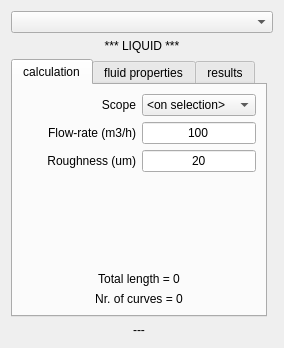
<?xml version="1.0" encoding="UTF-8"?>
<ui version="4.0">
 <class>Dialog</class>
 <widget class="QDialog" name="Dialog">
  <property name="geometry">
   <rect>
    <x>0</x>
    <y>0</y>
    <width>284</width>
    <height>348</height>
   </rect>
  </property>
  <property name="windowTitle">
   <string>Dp calculator</string>
  </property>
  <layout class="QGridLayout" name="gridLayout_4">
   <item row="3" column="0">
    <widget class="QTabWidget" name="tabWidget">
     <property name="sizePolicy">
      <sizepolicy hsizetype="Expanding" vsizetype="Expanding">
       <horstretch>0</horstretch>
       <verstretch>0</verstretch>
      </sizepolicy>
     </property>
     <property name="currentIndex">
      <number>0</number>
     </property>
     <widget class="QWidget" name="tabCalc">
      <attribute name="title">
       <string>calculation</string>
      </attribute>
      <layout class="QGridLayout" name="gridLayout">
       <item row="12" column="0" colspan="2">
        <widget class="QLabel" name="labCurves">
         <property name="text">
          <string>Nr. of curves = 0</string>
         </property>
         <property name="alignment">
          <set>Qt::AlignCenter</set>
         </property>
        </widget>
       </item>
       <item row="7" column="1">
        <widget class="QLineEdit" name="editFlow">
         <property name="sizePolicy">
          <sizepolicy hsizetype="Expanding" vsizetype="Fixed">
           <horstretch>0</horstretch>
           <verstretch>0</verstretch>
          </sizepolicy>
         </property>
         <property name="minimumSize">
          <size>
           <width>0</width>
           <height>0</height>
          </size>
         </property>
         <property name="text">
          <string>100</string>
         </property>
         <property name="alignment">
          <set>Qt::AlignCenter</set>
         </property>
        </widget>
       </item>
       <item row="8" column="0">
        <widget class="QLabel" name="label_2">
         <property name="sizePolicy">
          <sizepolicy hsizetype="MinimumExpanding" vsizetype="Preferred">
           <horstretch>0</horstretch>
           <verstretch>0</verstretch>
          </sizepolicy>
         </property>
         <property name="text">
          <string>Roughness (um)</string>
         </property>
         <property name="alignment">
          <set>Qt::AlignRight|Qt::AlignTrailing|Qt::AlignVCenter</set>
         </property>
        </widget>
       </item>
       <item row="8" column="1">
        <widget class="QLineEdit" name="editRough">
         <property name="sizePolicy">
          <sizepolicy hsizetype="Expanding" vsizetype="Fixed">
           <horstretch>0</horstretch>
           <verstretch>0</verstretch>
          </sizepolicy>
         </property>
         <property name="minimumSize">
          <size>
           <width>0</width>
           <height>0</height>
          </size>
         </property>
         <property name="text">
          <string>20</string>
         </property>
         <property name="alignment">
          <set>Qt::AlignCenter</set>
         </property>
        </widget>
       </item>
       <item row="7" column="0">
        <widget class="QLabel" name="labQ">
         <property name="sizePolicy">
          <sizepolicy hsizetype="MinimumExpanding" vsizetype="Preferred">
           <horstretch>0</horstretch>
           <verstretch>0</verstretch>
          </sizepolicy>
         </property>
         <property name="text">
          <string>Flow-rate (m3/h)</string>
         </property>
         <property name="alignment">
          <set>Qt::AlignRight|Qt::AlignTrailing|Qt::AlignVCenter</set>
         </property>
        </widget>
       </item>
       <item row="11" column="0" colspan="2">
        <widget class="QLabel" name="labLength">
         <property name="text">
          <string>Total length = 0</string>
         </property>
         <property name="alignment">
          <set>Qt::AlignCenter</set>
         </property>
        </widget>
       </item>
       <item row="3" column="0">
        <widget class="QLabel" name="label_3">
         <property name="sizePolicy">
          <sizepolicy hsizetype="MinimumExpanding" vsizetype="Preferred">
           <horstretch>0</horstretch>
           <verstretch>0</verstretch>
          </sizepolicy>
         </property>
         <property name="text">
          <string>Scope</string>
         </property>
         <property name="alignment">
          <set>Qt::AlignRight|Qt::AlignTrailing|Qt::AlignVCenter</set>
         </property>
        </widget>
       </item>
       <item row="3" column="1">
        <widget class="QComboBox" name="comboWhat">
         <property name="sizePolicy">
          <sizepolicy hsizetype="Expanding" vsizetype="Fixed">
           <horstretch>0</horstretch>
           <verstretch>0</verstretch>
          </sizepolicy>
         </property>
         <property name="minimumSize">
          <size>
           <width>0</width>
           <height>0</height>
          </size>
         </property>
         <item>
          <property name="text">
           <string>&lt;on selection&gt;</string>
          </property>
         </item>
        </widget>
       </item>
       <item row="10" column="0">
        <spacer name="verticalSpacer">
         <property name="orientation">
          <enum>Qt::Vertical</enum>
         </property>
         <property name="sizeHint" stdset="0">
          <size>
           <width>20</width>
           <height>40</height>
          </size>
         </property>
        </spacer>
       </item>
      </layout>
     </widget>
     <widget class="QWidget" name="tabFluid">
      <attribute name="title">
       <string>fluid properties</string>
      </attribute>
      <layout class="QGridLayout" name="gridLayout_2">
       <item row="4" column="0">
        <widget class="QLabel" name="label_8">
         <property name="sizePolicy">
          <sizepolicy hsizetype="Maximum" vsizetype="Preferred">
           <horstretch>0</horstretch>
           <verstretch>0</verstretch>
          </sizepolicy>
         </property>
         <property name="text">
          <string>Density (kg/m3)</string>
         </property>
        </widget>
       </item>
       <item row="6" column="0">
        <widget class="QRadioButton" name="radioLiquid">
         <property name="enabled">
          <bool>true</bool>
         </property>
         <property name="sizePolicy">
          <sizepolicy hsizetype="Maximum" vsizetype="Fixed">
           <horstretch>0</horstretch>
           <verstretch>0</verstretch>
          </sizepolicy>
         </property>
         <property name="text">
          <string>liquid</string>
         </property>
         <property name="checked">
          <bool>true</bool>
         </property>
        </widget>
       </item>
       <item row="1" column="0">
        <widget class="QLabel" name="label_6">
         <property name="sizePolicy">
          <sizepolicy hsizetype="MinimumExpanding" vsizetype="Preferred">
           <horstretch>0</horstretch>
           <verstretch>0</verstretch>
          </sizepolicy>
         </property>
         <property name="text">
          <string>T (°C)</string>
         </property>
         <property name="alignment">
          <set>Qt::AlignLeading|Qt::AlignLeft|Qt::AlignVCenter</set>
         </property>
        </widget>
       </item>
       <item row="5" column="0">
        <widget class="QLabel" name="label_9">
         <property name="sizePolicy">
          <sizepolicy hsizetype="Maximum" vsizetype="Preferred">
           <horstretch>0</horstretch>
           <verstretch>0</verstretch>
          </sizepolicy>
         </property>
         <property name="text">
          <string>Viscosity (cP)</string>
         </property>
        </widget>
       </item>
       <item row="4" column="1">
        <widget class="QLineEdit" name="editDensity">
         <property name="enabled">
          <bool>false</bool>
         </property>
         <property name="sizePolicy">
          <sizepolicy hsizetype="Maximum" vsizetype="Fixed">
           <horstretch>0</horstretch>
           <verstretch>0</verstretch>
          </sizepolicy>
         </property>
         <property name="text">
          <string>0</string>
         </property>
         <property name="alignment">
          <set>Qt::AlignCenter</set>
         </property>
        </widget>
       </item>
       <item row="5" column="1">
        <widget class="QLineEdit" name="editViscosity">
         <property name="enabled">
          <bool>false</bool>
         </property>
         <property name="sizePolicy">
          <sizepolicy hsizetype="Maximum" vsizetype="Fixed">
           <horstretch>0</horstretch>
           <verstretch>0</verstretch>
          </sizepolicy>
         </property>
         <property name="text">
          <string>0</string>
         </property>
         <property name="alignment">
          <set>Qt::AlignCenter</set>
         </property>
        </widget>
       </item>
       <item row="6" column="1">
        <widget class="QRadioButton" name="radioGas">
         <property name="enabled">
          <bool>true</bool>
         </property>
         <property name="sizePolicy">
          <sizepolicy hsizetype="Maximum" vsizetype="Fixed">
           <horstretch>0</horstretch>
           <verstretch>0</verstretch>
          </sizepolicy>
         </property>
         <property name="text">
          <string>gas/vapour</string>
         </property>
        </widget>
       </item>
       <item row="2" column="1">
        <widget class="QLineEdit" name="editPressure">
         <property name="sizePolicy">
          <sizepolicy hsizetype="Expanding" vsizetype="Fixed">
           <horstretch>0</horstretch>
           <verstretch>0</verstretch>
          </sizepolicy>
         </property>
         <property name="minimumSize">
          <size>
           <width>0</width>
           <height>0</height>
          </size>
         </property>
         <property name="text">
          <string>1</string>
         </property>
         <property name="alignment">
          <set>Qt::AlignCenter</set>
         </property>
        </widget>
       </item>
       <item row="1" column="1">
        <widget class="QLineEdit" name="editTemperature">
         <property name="sizePolicy">
          <sizepolicy hsizetype="Expanding" vsizetype="Fixed">
           <horstretch>0</horstretch>
           <verstretch>0</verstretch>
          </sizepolicy>
         </property>
         <property name="minimumSize">
          <size>
           <width>0</width>
           <height>0</height>
          </size>
         </property>
         <property name="text">
          <string>20</string>
         </property>
         <property name="alignment">
          <set>Qt::AlignCenter</set>
         </property>
        </widget>
       </item>
       <item row="0" column="0" colspan="2">
        <widget class="QLabel" name="labName">
         <property name="sizePolicy">
          <sizepolicy hsizetype="Minimum" vsizetype="MinimumExpanding">
           <horstretch>0</horstretch>
           <verstretch>0</verstretch>
          </sizepolicy>
         </property>
         <property name="text">
          <string>Name</string>
         </property>
         <property name="alignment">
          <set>Qt::AlignCenter</set>
         </property>
        </widget>
       </item>
       <item row="2" column="0">
        <widget class="QLabel" name="label_7">
         <property name="sizePolicy">
          <sizepolicy hsizetype="MinimumExpanding" vsizetype="Preferred">
           <horstretch>0</horstretch>
           <verstretch>0</verstretch>
          </sizepolicy>
         </property>
         <property name="text">
          <string>P abs. (bar)</string>
         </property>
         <property name="alignment">
          <set>Qt::AlignLeading|Qt::AlignLeft|Qt::AlignVCenter</set>
         </property>
        </widget>
       </item>
      </layout>
     </widget>
     <widget class="QWidget" name="tab">
      <attribute name="title">
       <string>results</string>
      </attribute>
      <layout class="QGridLayout" name="gridLayout_3">
       <item row="0" column="0">
        <widget class="QTextEdit" name="editResults">
         <property name="lineWrapMode">
          <enum>QTextEdit::NoWrap</enum>
         </property>
        </widget>
       </item>
       <item row="1" column="0">
        <widget class="QPushButton" name="butExport">
         <property name="text">
          <string>Export</string>
         </property>
        </widget>
       </item>
      </layout>
     </widget>
    </widget>
   </item>
   <item row="0" column="0" colspan="2">
    <widget class="QComboBox" name="comboFluid">
     <property name="sizePolicy">
      <sizepolicy hsizetype="Expanding" vsizetype="Fixed">
       <horstretch>0</horstretch>
       <verstretch>0</verstretch>
      </sizepolicy>
     </property>
     <property name="minimumSize">
      <size>
       <width>0</width>
       <height>0</height>
      </size>
     </property>
    </widget>
   </item>
   <item row="1" column="0" colspan="2">
    <widget class="QLabel" name="labState">
     <property name="text">
      <string>*** LIQUID ***</string>
     </property>
     <property name="alignment">
      <set>Qt::AlignCenter</set>
     </property>
    </widget>
   </item>
   <item row="7" column="0">
    <widget class="QLabel" name="labResult">
     <property name="sizePolicy">
      <sizepolicy hsizetype="Expanding" vsizetype="Preferred">
       <horstretch>0</horstretch>
       <verstretch>0</verstretch>
      </sizepolicy>
     </property>
     <property name="minimumSize">
      <size>
       <width>0</width>
       <height>0</height>
      </size>
     </property>
     <property name="font">
      <font>
       <pointsize>9</pointsize>
      </font>
     </property>
     <property name="text">
      <string>---</string>
     </property>
     <property name="alignment">
      <set>Qt::AlignCenter</set>
     </property>
    </widget>
   </item>
  </layout>
 </widget>
 <tabstops>
  <tabstop>editFlow</tabstop>
  <tabstop>editRough</tabstop>
  <tabstop>comboFluid</tabstop>
  <tabstop>comboWhat</tabstop>
  <tabstop>tabWidget</tabstop>
  <tabstop>editTemperature</tabstop>
  <tabstop>editPressure</tabstop>
  <tabstop>radioLiquid</tabstop>
  <tabstop>radioGas</tabstop>
  <tabstop>editDensity</tabstop>
  <tabstop>editViscosity</tabstop>
  <tabstop>editResults</tabstop>
  <tabstop>butExport</tabstop>
 </tabstops>
 <resources/>
 <connections/>
</ui>
